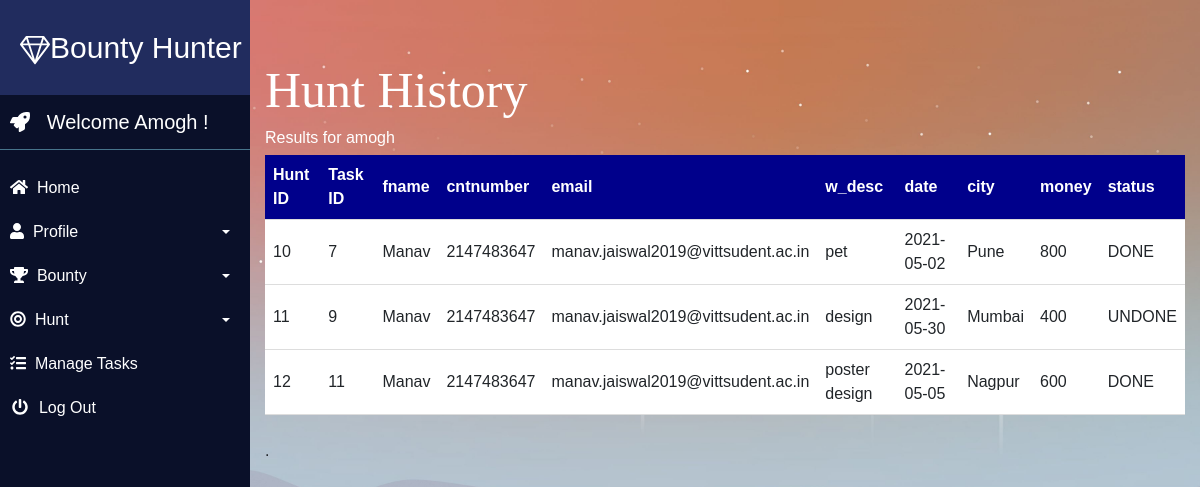
Screenshot of /viewhunt.php (signed in) with the database file from the repository.
### tables this page shows
CREATE TABLE `huntinfo` (
  `huntid` int(11) NOT NULL,
  `taskid` int(11) NOT NULL,
  `h_userid` varchar(100) NOT NULL
);

CREATE TABLE `userinfo` (
  `fname` varchar(100) NOT NULL,
  `lname` varchar(100) NOT NULL,
  `age` int(100) NOT NULL,
  `gen` varchar(100) NOT NULL,
  `cntnumber` int(10) NOT NULL,
  `email` varchar(100) NOT NULL,
  `aadhar` int(12) NOT NULL,
  `userid` varchar(100) NOT NULL,
  `pass` varchar(100) NOT NULL
);

CREATE TABLE `taskinfo` (
  `taskid` int(11) NOT NULL,
  `t_userid` varchar(100) NOT NULL,
  `w_desc` varchar(500) NOT NULL,
  `date` date NOT NULL,
  `state` varchar(30) NOT NULL,
  `city` varchar(100) NOT NULL,
  `money` int(11) NOT NULL,
  `status` varchar(10) NOT NULL DEFAULT 'UNDONE'
);

### common.php (called while the page is built)
<?php
function escape($html) {
  return htmlspecialchars($html, ENT_QUOTES | ENT_SUBSTITUTE, "UTF-8");
}

### viewhunt.php (the view, shortened to what this page needs)
<?php
	if($_SESSION['sid']==session_id())
	{
  try {
	  require "config.php";
    require "common.php";
    $connection = new PDO($dsn, $username, $password, $options);
$sql = "SELECT huntid,huntinfo.taskid,fname,cntnumber,email,w_desc,date,state,city,money,status FROM huntinfo
INNER JOIN taskinfo
ON huntinfo.taskid=taskinfo.taskid
INNER JOIN userinfo
ON taskinfo.t_userid=userinfo.userid
WHERE h_userid= :h_userid  ";
$h_userid = $_SESSION['h_userid'];
$statement = $connection->prepare($sql);
$statement->bindParam(':h_userid', $h_userid, PDO::PARAM_STR);
$statement->execute();
$result = $statement->fetchAll();
  } catch(PDOException $error) {
    echo $sql . "<br>" . $error->getMessage();
  }
?>
<?php require "templates/header3.php"; ?>
<h2 style="color: white;font-size: 50px; font-family: 'Alfa Slab One';text-align: left;">Hunt History</h2>
<?php
  if ($result && $statement->rowCount() > 0) { ?>
    <h6 style="color: white;">Results for <?php echo escape($_SESSION['h_userid']); ?></h6>
    <table>
      <thead>
<tr>
  <th>Hunt ID</th>
  <th>Task ID</th>
  <th>fname</th>
  <th>cntnumber</th>
  <th>email</th>
  <th>w_desc</th>
  <th>date</th>
  <th>city</th>
  <th>money</th>
  <th>status</th>
</tr>
      </thead>
      <tbody>
  <?php foreach ($result as $row) { ?>
      <tr>
<td><?php echo escape($row["huntid"]); ?></td>
<td><?php echo escape($row["taskid"]); ?></td>
<td><?php echo escape($row["fname"]); ?></td>
<td><?php echo escape($row["cntnumber"]); ?></td>
<td><?php echo escape($row["email"]); ?></td>
<td><?php echo escape($row["w_desc"]); ?></td>
<td><?php echo escape($row["date"]); ?></td>
<td><?php echo escape($row["city"]); ?></td>
<td><?php echo escape($row["money"]); ?></td>
<td><?php echo escape($row["status"]); ?></td>
      </tr>
    <?php } ?>
      </tbody>
  </table><br>
  <?php } else { ?>
  > No results found for <?php echo escape($_SESSION['h_userid']); }?>.
    <?php
	include "templates/footer2.php";
	}
	else
		header("location:index.php");
	?>

### templates/header3.php (shortened to what this page needs)
<!DOCTYPE html>
<html lang="en">
  <head>
    <link rel="stylesheet" href="css/profile.css" />
    <link rel="stylesheet" type="text/css" href="https://stackpath.bootstrapcdn.com/bootstrap/4.5.0/css/bootstrap.min.css">
</head>
  </head>
  <body>
    <?php include "dashboard.php"; ?>
<br>
<br>
<br>
  <div class="container emp-profile" style=" background: transparent;margin-top: 2%; margin-bottom: 7%;">

### dashboard.php (shortened to what this page needs)
<!DOCTYPE html>
<html>
<head>
    <link rel="stylesheet" href="https://stackpath.bootstrapcdn.com/bootstrap/4.1.0/css/bootstrap.min.css">
    <link rel="stylesheet" href="css/stylecss.css">
</head>
<body>
<div class="wrapper">
    <nav id="sidebar">
        <div class="sidebar-header">
           <center> <a class="navbar-brand" href="homepage.php" style="font-size: 30px "> Bounty Hunter </a></center>
        </div>
        <ul class="list-unstyled components">
            <p style="font-size: 20px"><i class="fa fa-rocket"></i> &nbsp;&nbsp;Welcome
    <?php
        echo $_SESSION['fname']
    ?>
    !</p>
            <li>
                <a href="homepage.php"><i class="fa fa-home"></i>&nbsp;&nbsp;Home</a>
            </li>
            <li>
                <a href="#profileSubmenu" data-toggle="collapse" aria-expanded="false" class="dropdown-toggle"><i class="fa fa-user" ></i>&nbsp;&nbsp;Profile</a>
            </li>
            <li>
                <a href="#homeSubmenu" data-toggle="collapse" aria-expanded="false" class="dropdown-toggle"><i class="fa fa-trophy" ></i>&nbsp;&nbsp;Bounty</a>
            </li>
            <li>
                <a href="#pageSubmenu" data-toggle="collapse" aria-expanded="false" class="dropdown-toggle"><i class="fa fa-bullseye"></i>&nbsp;&nbsp;Hunt</a>
            </li>
            <li>
                <a href="gethunterinfo.php"><i class="fa fa-tasks"></i>&nbsp;&nbsp;Manage Tasks</a>
            </li>
            <li>
                <a href="logout.php"><i class="fa fa-fw fa-power-off"></i>&nbsp;&nbsp;Log Out</a>
            </li>
        </ul>
    </nav>
</body>
</html>

### templates/footer2.php
</body>
</html>

### css/profile.css (style rules this page uses)
body { background: -webkit-linear-gradient(left, #3931af, #00c6ff); }
.emp-profile { padding: 3%; margin-top: 3%; margin-bottom: 3%; border-radius: 0.5rem; background-color: : #fff; }

### css/stylecss.css (style rules this page uses)
.wrapper { display: flex; width: 100%; align-items: stretch; }
.wrapper { display: flex; align-items: stretch; }
#sidebar { min-width: 250px; max-width: 250px; }
#sidebar { min-width: 250px; max-width: 250px; min-height: 100vh; }
a[data-toggle="collapse"] { position: relative; }
.dropdown-toggle::after { display: block; position: absolute; top: 50%; right: 20px; transform: translateY(-50%); }
body { font-family: 'Poppins', sans-serif; background: #fafafa; }
p { font-family: 'Poppins', sans-serif; font-size: 1.1em; font-weight: 300; line-height: 1.7em; color: #999; }
a, a:hover, a:focus { color: inherit; text-decoration: none; transition: all 0.3s; }
#sidebar { background: #0a1029; color: #fff; transition: all 0.3s; }
#sidebar .sidebar-header { padding: 20px; background: #212c5e; font-size: 2em; }
#sidebar ul p { color: #fff; padding: 10px; border-bottom: 1px solid #47748b; }
#sidebar ul li a { padding: 10px; font-size: 1em; display: block; }

### dashboard.php (style rules this page uses)
body { background-image: url(imgs/pic12.jpg); background-repeat: no-repeat; background-attachment: fixed; background-size: cover; }

### viewhunt.php (style rules this page uses)
table { border-collapse: collapse; width: 100%; background-color: white; }
th, td { padding: 8px; text-align: left; border-bottom: 1px solid #ddd; }
th { background-color: #00008B; color: white; }

### rows the page displays
huntinfo: huntid "10", taskid "7", userinfo.fname "Manav", userinfo.cntnumber "2147483647", userinfo.email "manav.jaiswal2019@vittsudent.ac.in", taskid.w_desc "pet", taskid.date "2021-05-02", taskid.city "Pune", taskid.money "800", taskid.status "DONE"
huntinfo: huntid "11", taskid "9", userinfo.fname "Manav", userinfo.cntnumber "2147483647", userinfo.email "manav.jaiswal2019@vittsudent.ac.in", taskid.w_desc "design", taskid.date "2021-05-30", taskid.city "Mumbai", taskid.money "400", taskid.status "UNDONE"
huntinfo: huntid "12", taskid "11", userinfo.fname "Manav", userinfo.cntnumber "2147483647", userinfo.email "manav.jaiswal2019@vittsudent.ac.in", taskid.w_desc "poster design", taskid.date "2021-05-05", taskid.city "Nagpur", taskid.money "600", taskid.status "DONE"

### other values shown
$_SESSION['fname'] "Amogh"
$_SESSION['h_userid'] "amogh"
